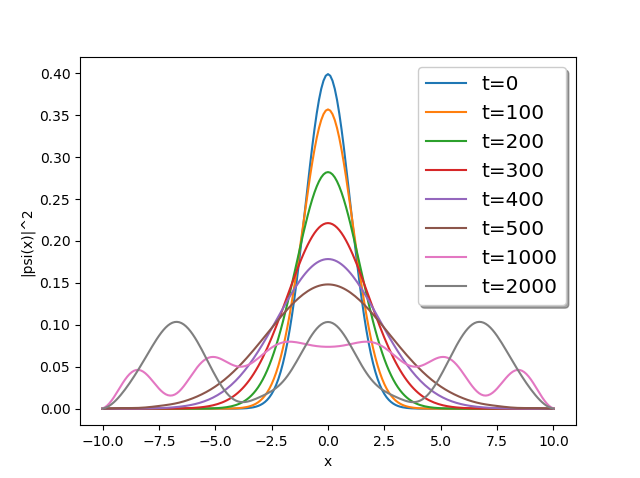

Recreate this plot in Python.
import numpy as np
import matplotlib.pyplot as pyplot

# create the x grid
dx = 0.1
x=np.arange(-10, 10+dx, dx)
N=len(x)

# create the intial wave packet
psi0 = np.exp(-x**2/4)/((2*np.pi)**(1/4))

# the potential is zero
V = np.zeros([N])

#https://en.wikipedia.org/wiki/Five-point_stencil
# construct the 4th(neigbhor,not dx**4) order FD maatrix
g = -5j/(4*dx**2) - 1j*V
a = 1j/(24*dx**2)


diag = np.diag(g)
off_diag1 = np.diag([16*a]*(N-1),1) + np.diag([16*a]*(N-1),-1)
off_diag2 = np.diag([-a]*(N-2),2) + np.diag([-a]*(N-2),-2)

M = diag + off_diag1 + off_diag2

# create the time grid
dt = 0.01
t = np.arange(0, 20+dt, dt)
steps = len(t)

# create anaray containing waavefunction for each step
y = np.zeros([steps,N],dtype=np.complex128)
y[0] = psi0

# the RK4 method
for i in range(0, steps-1):
    k1 = np.dot(M,y[i])
    k2 = np.dot(M,y[i] + k1*dt/2)
    k3 = np.dot(M,y[i] + k2*dt/2)
    k4 = np.dot(M,y[i] + k3*dt)
    y[i+1] = y[i]+dt*(k1 + 2*k2 + 2*k3 + k4)/6

for i in range(0, steps-1):
    k1 = np.dot(M,y[i])
    k2 = np.dot(M,y[i] + k1*dt/2)
    k3 = np.dot(M,y[i] + k2*dt/2)
    k4 = np.dot(M,y[i] + k3*dt)
    y[i+1] = y[i]+dt*(k1 + 2*k2 + 2*k3 + k4)/6

figure,axes = pyplot.subplots()
axes.plot(x,np.abs(y[0])**2, label='t=0')
axes.plot(x,np.abs(y[100])**2, label='t=100')
axes.plot(x,np.abs(y[200])**2, label='t=200')
axes.plot(x,np.abs(y[300])**2, label='t=300')
axes.plot(x,np.abs(y[400])**2, label='t=400')
axes.plot(x,np.abs(y[500])**2, label='t=500')
axes.plot(x,np.abs(y[1000])**2, label='t=1000')
axes.plot(x,np.abs(y[2000])**2, label='t=2000')
axes.legend(loc='upper right', shadow=True, fontsize='x-large')
axes.set_xlabel('x')
axes.set_ylabel('|psi(x)|^2')
pyplot.show()
